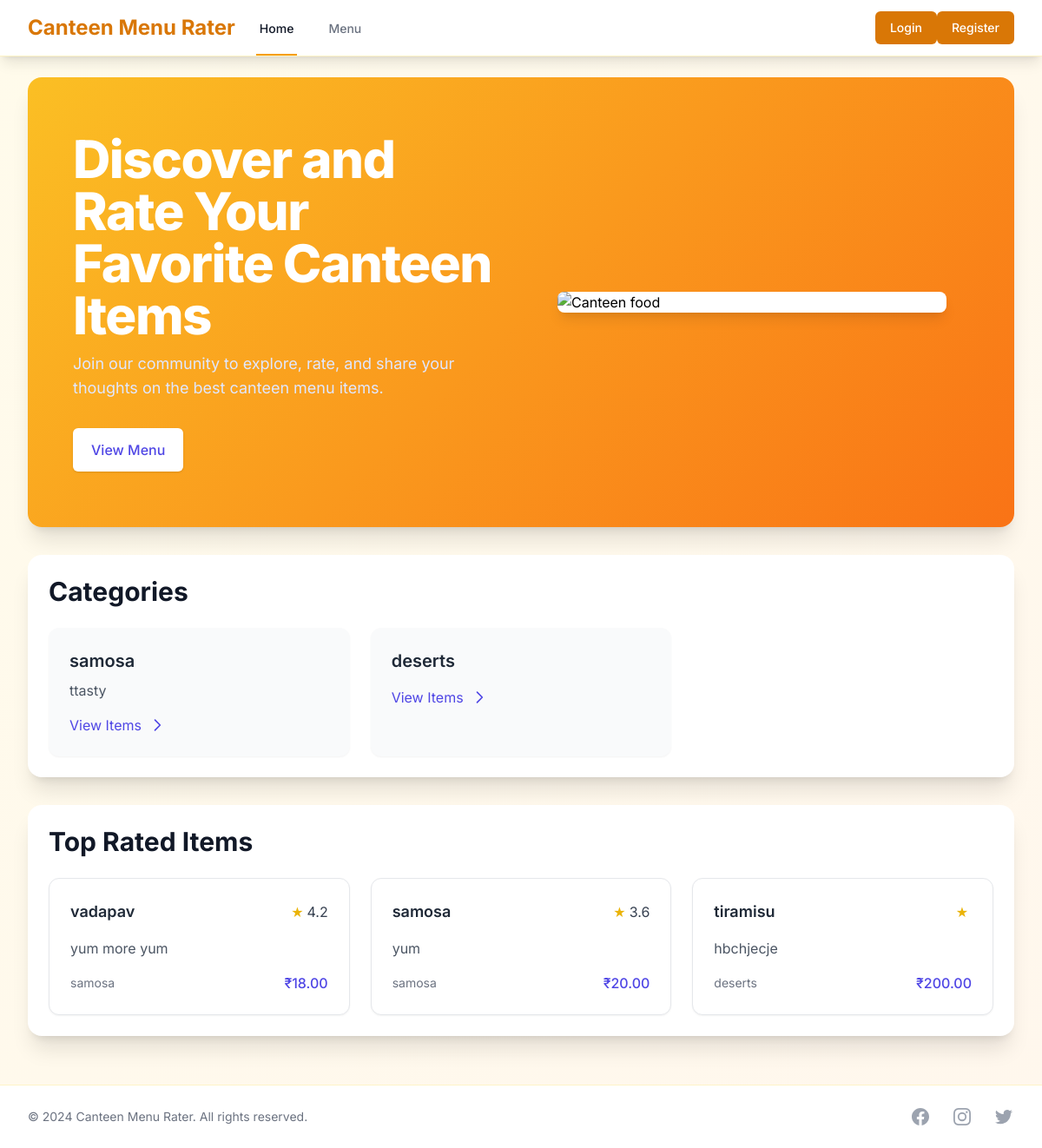
The app's page /, older data.
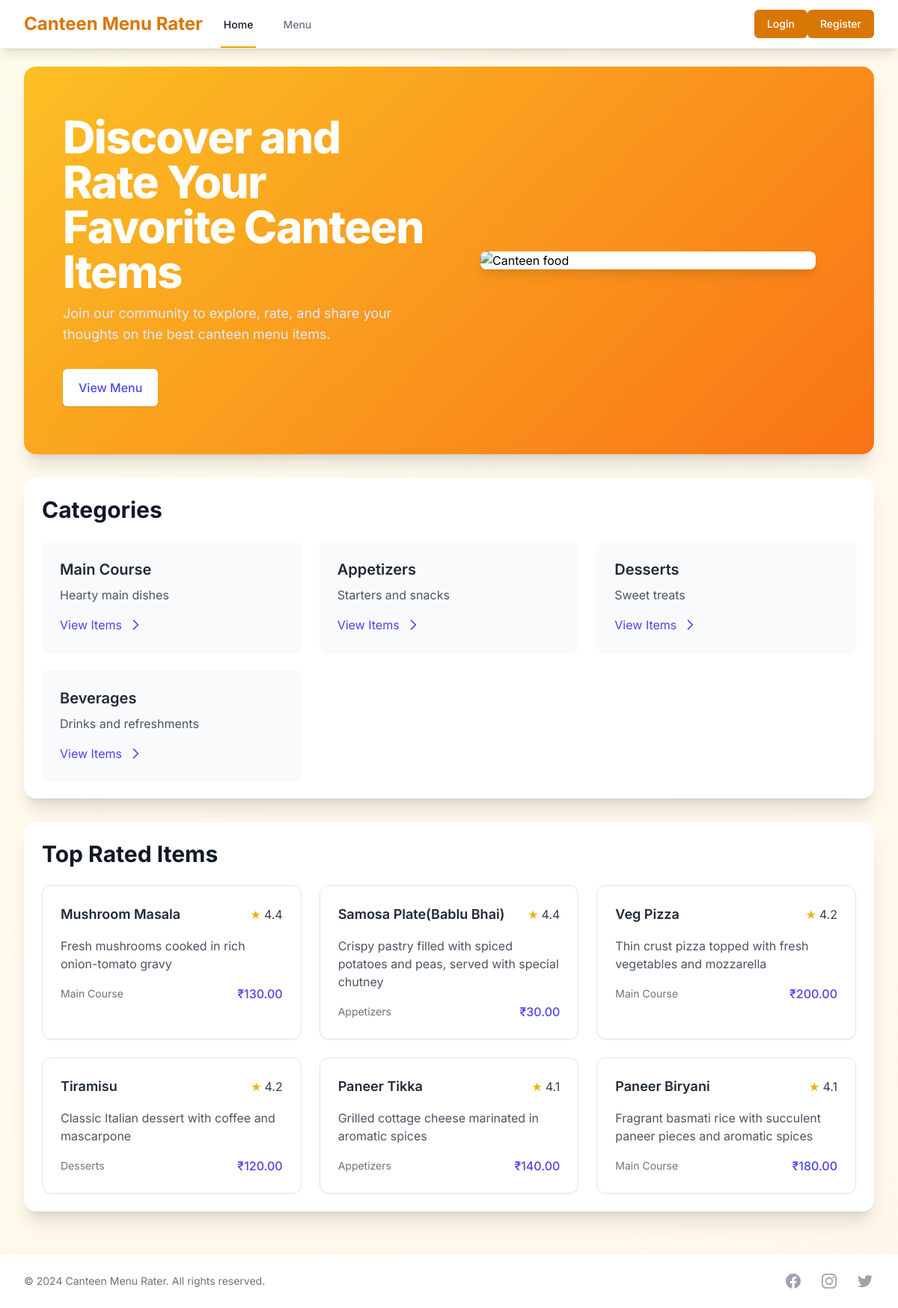
The same page, newer data.
### menu/models.py (models this page shows, shortened)
class Category(models.Model):
    name = models.CharField(max_length=100)
    description = models.TextField(blank=True)
    class Meta:
        verbose_name_plural = "categories"

class MenuItem(models.Model):
    name = models.CharField(max_length=200)
    description = models.TextField()
    price = models.DecimalField(max_digits=6, decimal_places=2)
    category = models.ForeignKey(Category, on_delete=models.CASCADE, related_name='items')
    image = models.ImageField(upload_to='menu_items/', blank=True, null=True)
    is_available = models.BooleanField(default=True)
    created_at = models.DateTimeField(auto_now_add=True)
    updated_at = models.DateTimeField(auto_now=True)

### menu/views.py (the view)
# urls.py: 2. Add a URL to urlpatterns:  path('', views.home, name='home')
def home(request):
    categories = Category.objects.all()
    top_rated_items = MenuItem.objects.annotate(
        average_rating=Avg('ratings__rating')
    ).order_by('-average_rating')[:6]
    context = {
        'categories': categories,
        'top_rated_items': top_rated_items,
    }
    return render(request, 'home.html', context)

### templates/home.html (shortened to what this page needs)
{% extends 'base.html' %}
{% block content %}
<div class="relative">
    <div class="gradient-bg rounded-2xl shadow-xl overflow-hidden mb-8 px-5" >
        <div class="max-w-7xl mx-auto py-12 px-4 sm:px-6 lg:py-16 lg:px-8">
            <div class="lg:grid lg:grid-cols-2 lg:gap-8 lg:items-center">
                <div>
                    <h1 class="text-4xl font-extrabold tracking-tight text-white sm:text-5xl lg:text-6xl">
                        Discover and Rate Your Favorite Canteen Items
                    </h1>
                    <p class="mt-3 max-w-3xl text-lg text-indigo-100">
                        Join our community to explore, rate, and share your thoughts on the best canteen menu items.
                    </p>
                    <div class="mt-8 flex">
                        <div class="inline-flex rounded-md shadow mr-4">
                            <a href="{% url 'menu:menu_list' %}" class="inline-flex items-center justify-center px-5 py-3 border border-transparent text-base font-medium rounded-md text-indigo-600 bg-white hover:bg-indigo-50">
                                View Menu
                            </a>
                        </div>
                    </div>
                </div>
                <div class="mt-8 lg:mt-0">
                    <div class="relative mx-auto w-full rounded-lg shadow-lg lg:max-w-md">
                        <div class="relative block w-full bg-white rounded-lg overflow-hidden">
                            <img class="w-full" src="https://images.unsplash.com/photo-1517248135467-4c7edcad34c4?ixlib=rb-4.0.3&ixid=MnwxMjA3fDB8MHxwaG90by1wYWdlfHx8fGVufDB8fHx8&auto=format&fit=crop&w=1470&q=80" alt="Canteen food">
                        </div>
                    </div>
                </div>
            </div>
        </div>
    </div>
    <div class="bg-white rounded-2xl shadow-xl p-6 mb-8">
        <h2 class="text-3xl font-bold text-gray-900 mb-6">Categories</h2>
        <div class="grid grid-cols-1 md:grid-cols-2 lg:grid-cols-3 gap-6">
            {% for category in categories %}
            <div class="bg-gray-50 rounded-xl p-6 shadow-sm hover-scale">
                <h3 class="text-xl font-semibold text-gray-800 mb-2">{{ category.name }}</h3>
                <p class="text-gray-600 mb-4">{{ category.description }}</p>
                <a href="{% url 'menu:menu_list' %}?category={{ category.id }}" class="inline-flex items-center text-indigo-600 hover:text-indigo-800">
                    View Items
                    <svg class="ml-2 w-5 h-5" fill="none" stroke="currentColor" viewBox="0 0 24 24">
                        <path stroke-linecap="round" stroke-linejoin="round" stroke-width="2" d="M9 5l7 7-7 7"/>
                    </svg>
                </a>
            </div>
            {% endfor %}
        </div>
    </div>
    <div class="bg-white rounded-2xl shadow-xl p-6">
        <h2 class="text-3xl font-bold text-gray-900 mb-6">Top Rated Items</h2>
        <div class="grid grid-cols-1 md:grid-cols-2 lg:grid-cols-3 gap-6">
            {% for item in top_rated_items %}
            <div class="bg-white rounded-xl shadow-sm border border-gray-200 p-6 hover-scale">
                <div class="flex items-center justify-between mb-4">
                    <h3 class="text-lg font-semibold text-gray-800">{{ item.name }}</h3>
                    <div class="flex items-center">
                        <span class="text-yellow-500">★</span>
                        <span class="text-gray-700 ml-1">{{ item.average_rating|floatformat:1 }}</span>
                    </div>
                </div>
                <p class="text-gray-600 mb-4">{{ item.description }}</p>
                <div class="flex items-center justify-between">
                    <span class="text-sm text-gray-500">{{ item.category.name }}</span>
                    <span class="text-indigo-600 font-medium">₹{{ item.price }}</span>
                </div>
            </div>
            {% endfor %}
        </div>
    </div>
</div>
{% endblock %}

Row changes from the older to the newer data that the page shows:
removed Category: name "samosa", description "ttasty"
no longer on this page (row edited): MenuItem: name "vadapav", average_rating "4.2", description "yum more yum", category.name "samosa", price "18.00"
removed MenuItem: name "samosa", average_rating "3.6", description "yum", category.name "samosa", price "20.00"
no longer on this page (row edited): MenuItem: name "tiramisu", description "hbchjecje", category.name "deserts", price "200.00"
added Category: name "Main Course", description "Hearty main dishes"
changed Category: name "deserts" → "Appetizers"; description (not shown) → "Starters and snacks"
added Category: name "Desserts", description "Sweet treats"
added Category: name "Beverages", description "Drinks and refreshments"
added MenuItem: name "Mushroom Masala", average_rating "4.4", description "Fresh mushrooms cooked in rich onion-tomato gravy", category.name "Main Course", price "130.00"
added MenuItem: name "Samosa Plate(Bablu Bhai)", average_rating "4.4", description "Crispy pastry filled with spiced potatoes and peas, served with special chutney", category.name "Appetizers", price "30.00"
added MenuItem: name "Veg Pizza", average_rating "4.2", description "Thin crust pizza topped with fresh vegetables and mozzarella", category.name "Main Course", price "200.00"
added MenuItem: name "Tiramisu", average_rating "4.2", description "Classic Italian dessert with coffee and mascarpone", category.name "Desserts", price "120.00"
added MenuItem: name "Paneer Tikka", average_rating "4.1", description "Grilled cottage cheese marinated in aromatic spices", category.name "Appetizers", price "140.00"
added MenuItem: name "Paneer Biryani", average_rating "4.1", description "Fragrant basmati rice with succulent paneer pieces and aromatic spices", category.name "Main Course", price "180.00"
